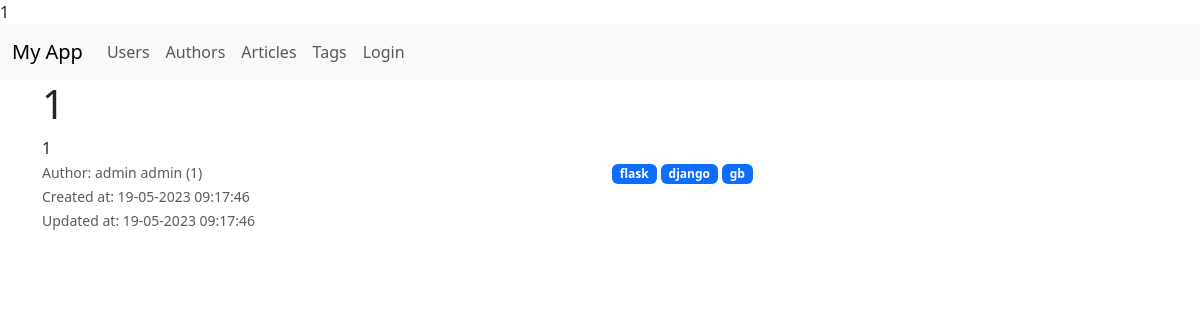
/articles/8/, run on the app's committed database.
### blog/models.py (models this page shows, shortened)
class Article(db.Model):
    __tablename__ = "articles"
    id = db.Column(db.Integer, primary_key=True)
    author_id = db.Column(db.Integer, ForeignKey('authors.id'), nullable=False)
    title = db.Column(db.String(255))
    text = db.Column(db.Text)
    created_at = db.Column(db.DateTime, default=datetime.utcnow)
    updated_at = db.Column(db.DateTime, default=datetime.utcnow, onupdate=datetime.utcnow)
    author = relationship('Author', back_populates='articles')
    tags = relationship('Tag', secondary=article_tag_associations_table, back_populates='articles')

class User(db.Model, UserMixin):
    __tablename__ = 'users'
    id = db.Column(db.Integer, primary_key=True)
    username = db.Column(db.String(255), unique=True, nullable=False)
    first_name = db.Column(db.String(255))
    last_name = db.Column(db.String(255))
    email = db.Column(db.String(255), unique=True, nullable=False)
    password = db.Column(db.String(255))
    is_admin = db.Column(db.Boolean, default=False)
    author = relationship('Author', uselist=False, back_populates='user')

class Author(db.Model):
    __tablename__ = 'authors'
    id = db.Column(db.Integer, primary_key=True)
    user_id = db.Column(db.Integer, ForeignKey('users.id'), nullable=False)
    user = relationship('User', back_populates='author')
    articles = relationship('Article', back_populates='author')

class Tag(db.Model):
    __tablename__ = "tags"
    id = db.Column(db.Integer, primary_key=True)
    name = db.Column(db.String(255), nullable=False)
    articles = relationship('Article', secondary=article_tag_associations_table, back_populates='tags')

### blog/article/views.py (the view)
@article.route('/<int:article_id>/', methods=['GET'])
def article_detail(article_id):
    _article: Article = Article.query.filter_by(
        id=article_id
    ).options(
        joinedload(Article.tags)
    ).one_or_none()
    if _article is None:
        raise NotFound
    return render_template(
        'articles/details.html',
        article=_article,
    )

### blog/templates/articles/details.html (shortened to what this page needs)
{% extends 'base.html' %}
{% block body %}
    <div class="row">
        <h1>{{ article.title }}</h1>
    </div>
    <div class="row">
        <div class="col-md-12">{{ article.text }}</div>
    </div>
    <div class="row">
        <div class="col-6">
            <div><small class="text-muted">Author: {{ article.author.user.first_name }}
                {{ article.author.user.last_name }} ({{ article.author.id }})</small>
            </div>
            <div>
                <small class="text-muted">Created at: {{ article.created_at.strftime('%d-%m-%Y %H:%M:%S') }}</small>
            </div>
            <div>
                <small class="text-muted">Updated at: {{ article.updated_at.strftime('%d-%m-%Y %H:%M:%S') }}</small>
            </div>
        </div>
        <div class="col-6">
            {% for tag in article.tags %}
            <span class="badge bg-primary">{{ tag.name }}</span>
            {% endfor %}
        </div>
    </div>
{% endblock %}

### data on the page
Article: title "1", text "1", created_at "19-05-2023 09:17:46", updated_at "19-05-2023 09:17:46"
User: author.user.first_name "admin", author.user.last_name "admin"
Author: author.id "1"
Tag: name "flask"
Tag: name "django"
Tag: name "gb"
